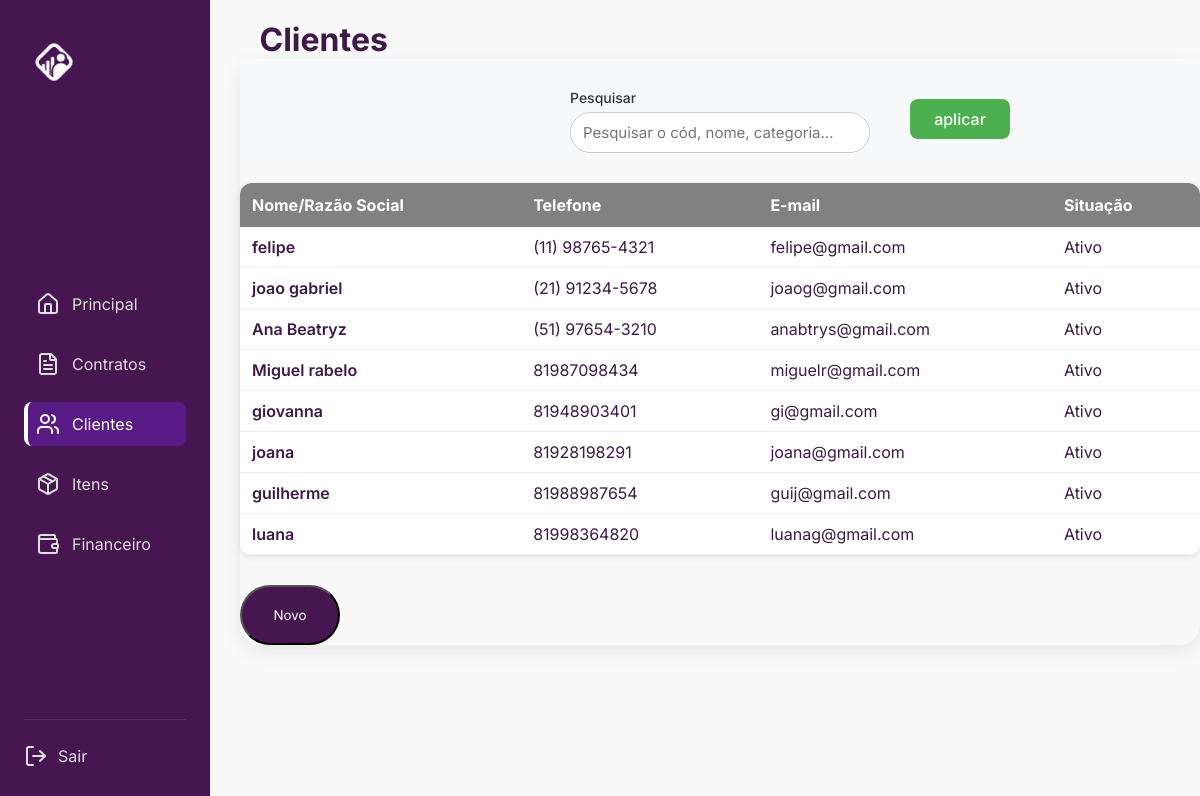
/clientes/, run on an earlier commit of the app's database.
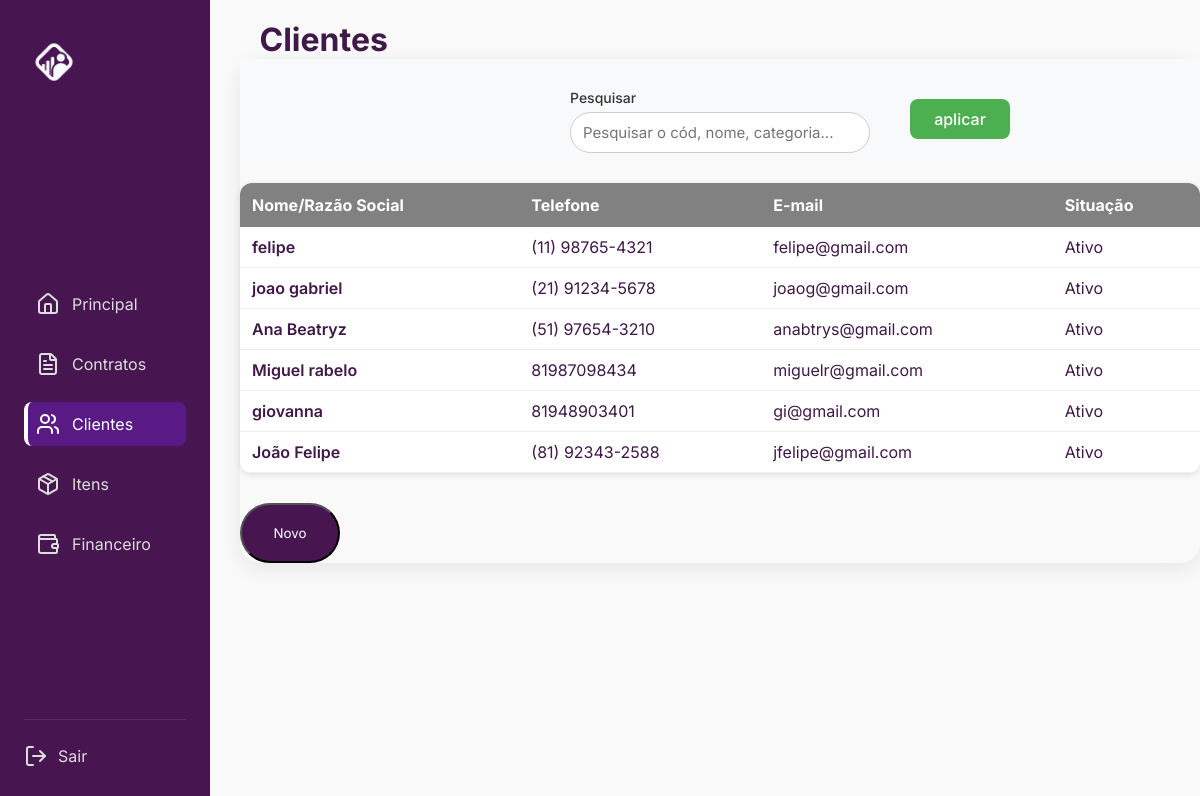
And on a later commit of the database.
### forum/models.py (models this page shows, shortened)
class Cliente(models.Model):
    nome = models.CharField(max_length=100)
    tema = models.CharField(max_length=150, blank=True, null=True)
    data_evento = models.DateField(blank=True, null=True)
    local = models.CharField(max_length=150, blank=True, null=True)
    valor_total = models.DecimalField(max_digits=10, decimal_places=2, blank=True, null=True)
    email = models.EmailField(unique=True)
    telefone = models.CharField(max_length=20)
    situacao = models.CharField(
        max_length=15,
        choices=[('ativa', 'Ativa'), ('desativado', 'Desativado')],
        default='ativo'
    )

### forum/views.py (the view)
# urls.py: path('', views.lista_clientes, name='lista_clientes'),
def lista_clientes(request):
    termo_pesquisa = request.GET.get('pesquisar', '')  # pega o valor digitado
    if termo_pesquisa:
        clientes = Cliente.objects.filter(
            nome__icontains=termo_pesquisa
        ) | Cliente.objects.filter(
            email__icontains=termo_pesquisa
        ) | Cliente.objects.filter(
            telefone__icontains=termo_pesquisa
        )
    else:
        clientes = Cliente.objects.all()  # mostra todos se não tiver filtro
    return render(request, 'index.html', {'clientes': clientes})

### forum/templates/index.html (shortened to what this page needs)
<!DOCTYPE html>
<html lang="en">
<head>
  {% load static %}
  <link rel="stylesheet" href="{% static 'forum/style.css' %}">
</head>
<body data-section="clientes">
    <div class="container">
    <aside class="sidebar">
      <div class="logo">
        <img src="{% static 'forum/img/logobranca.png' %}">
      </div>
      <nav class="menu">
        <a href="{% url 'home' %}" class="menu-item" data-section="home">
            <i data-lucide="home"></i>
          <span>Principal</span>
        </a>
        <a href="{% url 'contratos' %}" class="menu-item" data-section="contratos">
          <i data-lucide="file-text"></i>
          <span>Contratos</span>
        </a>
        <a href="{% url 'lista_clientes' %}" class="menu-item active" data-section="clientes">
          <i data-lucide="users"></i>
          <span>Clientes</span>
        </a>
          <a href="{% url 'listar_itens' %}" class="menu-item" data-section="itens">
          <i data-lucide="package"></i>
          <span>Itens</span>
          </a>
        <a href="{% url 'painel_financeiro' %}"  class="menu-item" data-section="financas">
          <i data-lucide="wallet"></i>
          <span>Financeiro</span>
        </a>
      </nav>
      <div class="logout">
        <a href="{% url 'pagina_login' %}">
          <i data-lucide="log-out"></i>
          <span>Sair</span>
        </a>
      </div>
    </aside>
    <main>
        <h1>Clientes</h1>
    <section class="painel">
    <main class="main">
      <div class="filtros-container">
       <form method="get" class="filtros-container">
        <div class="campo">
          <label for="pesquisar" >Pesquisar</label>
          <div class="input-icon">
            <input type="text" id="pesquisar" placeholder="Pesquisar o cód, nome, categoria..." value="{{ request.GET.pesquisar }}" name="pesquisar">
          </div>
        </div>
 <div class="botoes">
    <button type="submit">aplicar</button>
 </div>
    </main>
   <div class="tabela-clientes">
  <table>
    <thead>
      <tr>
        <th>Nome/Razão Social</th>
        <th>Telefone</th>
        <th>E-mail</th>
        <th>Situação</th>
      </tr>
    </thead>
    <tbody>
      {% for cliente in clientes %}
      <tr class="cliente-row" onclick="window.location.href='{% url 'contrato_cliente' cliente.id %}'">
        <td class="cliente-link">
          {{ cliente.nome }}
        </td>
        <td>{{ cliente.telefone }}</td>
        <td>{{ cliente.email }}</td>
        <td>Ativo</td>
      </tr>
      {% empty %}
      <tr>
        <td colspan="4">Nenhum cliente encontrado.</td>
      </tr>
      {% endfor %}
    </tbody>
  </table>
  <div class="botoes">
   <button><a href="{% url 'adicionar_cliente' %}" class="btn-novo" style="color: white; text-decoration: none;">Novo</a>
</button>
  </div>
</div>
  </div>
</body>
</html>

What changed in the data, as far as the page shows it:
removed Cliente: nome "joana", telefone "81928198291", email "joana@gmail.com"
removed Cliente: nome "guilherme", telefone "81988987654", email "guij@gmail.com"
removed Cliente: nome "luana", telefone "81998364820", email "luanag@gmail.com"
added Cliente: nome "João Felipe", telefone "(81) 92343-2588", email "jfelipe@gmail.com"
